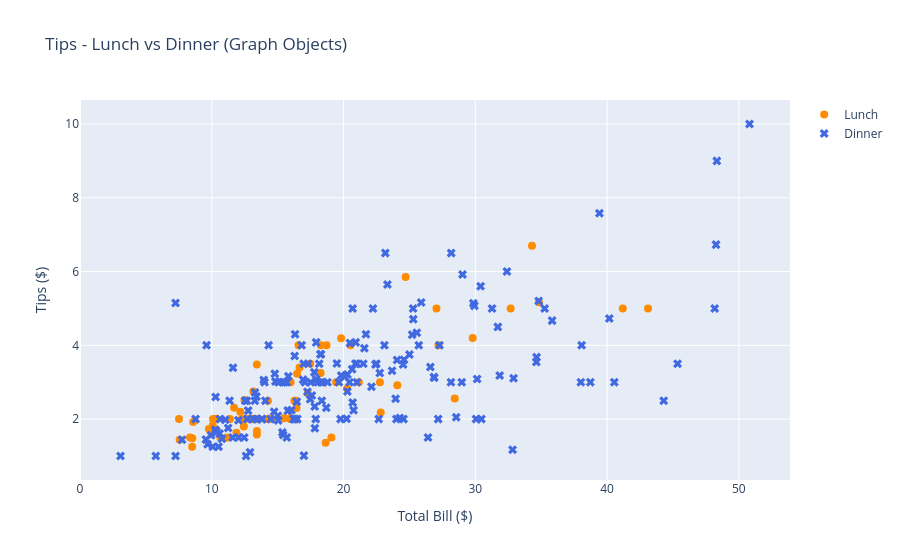

The notebook cell this image was saved under:
### Code cell
fig = go.Figure()

# SCATTER TRACE 
lunch = df[df['time'] == 'Lunch']
fig.add_trace(go.Scatter(
    x=lunch['total_bill'],
    y=lunch['tip'],
    mode='markers',
    marker=dict(size=8, color='darkorange', symbol='circle'),
    name='Lunch'
))

# SCATTER TRACE 
dinner = df[df['time'] == 'Dinner']
fig.add_trace(go.Scatter(
    x=dinner['total_bill'],
    y=dinner['tip'],
    mode='markers',
    marker=dict(size=8, color='royalblue', symbol='x'),
    name='Dinner'
))

fig.update_layout(
    title='Tips - Lunch vs Dinner (Graph Objects)',
    xaxis_title='Total Bill ($)',
    yaxis_title='Tips ($)'
)
fig.show()

### Figure 1 — Plotly figure (JSON) as saved in the notebook; plotly's stock layout.template omitted (floating-point values rounded to 4 significant figures; data arrays with more than 128 entries replaced by an {"elided": "..."} marker saying what was removed)
{"data": [{"marker": {"color": "darkorange", "size": 8, "symbol": "circle"}, "mode": "markers", "name": "Lunch", "type": "scatter", "x": [27.2, 22.76, 17.29, 19.44, 16.66, 10.07, 32.68, 15.98, 34.83, 13.03, 18.28, 24.71, 21.16, 10.65, 12.43, 24.08, 11.69, 13.42, 14.26, 15.95, 12.48, 29.8, 8.52, 14.52, 11.38, 22.82, 19.08, 20.27, 11.17, 12.26, 18.26, 8.51, 10.33, 14.15, 16.0, 13.16, 17.47, 34.3, 41.19, 27.05, 16.43, 8.35, 18.64, 11.87, 9.78, 7.51, 19.81, 28.44, 15.48, 16.58, 7.56, 10.34, 43.11, 13.0, 13.51, 18.71, 12.74, 13.0, 16.4, 20.53, 16.47, 12.16, 13.42, 8.58, 15.98, 13.42, 16.27, 10.09], "y": [4.0, 3.0, 2.71, 3.0, 3.4, 1.83, 5.0, 2.03, 5.17, 2.0, 4.0, 5.85, 3.0, 1.5, 1.8, 2.92, 2.31, 1.68, 2.5, 2.0, 2.52, 4.2, 1.48, 2.0, 2.0, 2.18, 1.5, 2.83, 1.5, 2.0, 3.25, 1.25, 2.0, 2.0, 2.0, 2.75, 3.5, 6.7, 5.0, 5.0, 2.3, 1.5, 1.36, 1.63, 1.73, 2.0, 4.19, 2.56, 2.02, 4.0, 1.44, 2.0, 5.0, 2.0, 2.0, 4.0, 2.01, 2.0, 2.5, 4.0, 3.23, 2.2, 3.48, 1.92, 3.0, 1.58, 2.5, 2.0]}, {"marker": {"color": "royalblue", "size": 8, "symbol": "x"}, "mode": "markers", "name": "Dinner", "type": "scatter", "x": {"elided": "176 float values"}, "y": {"elided": "176 float values"}}], "layout": {"title": {"text": "Tips - Lunch vs Dinner (Graph Objects)"}, "xaxis": {"title": {"text": "Total Bill ($)"}}, "yaxis": {"title": {"text": "Tips ($)"}}}}
